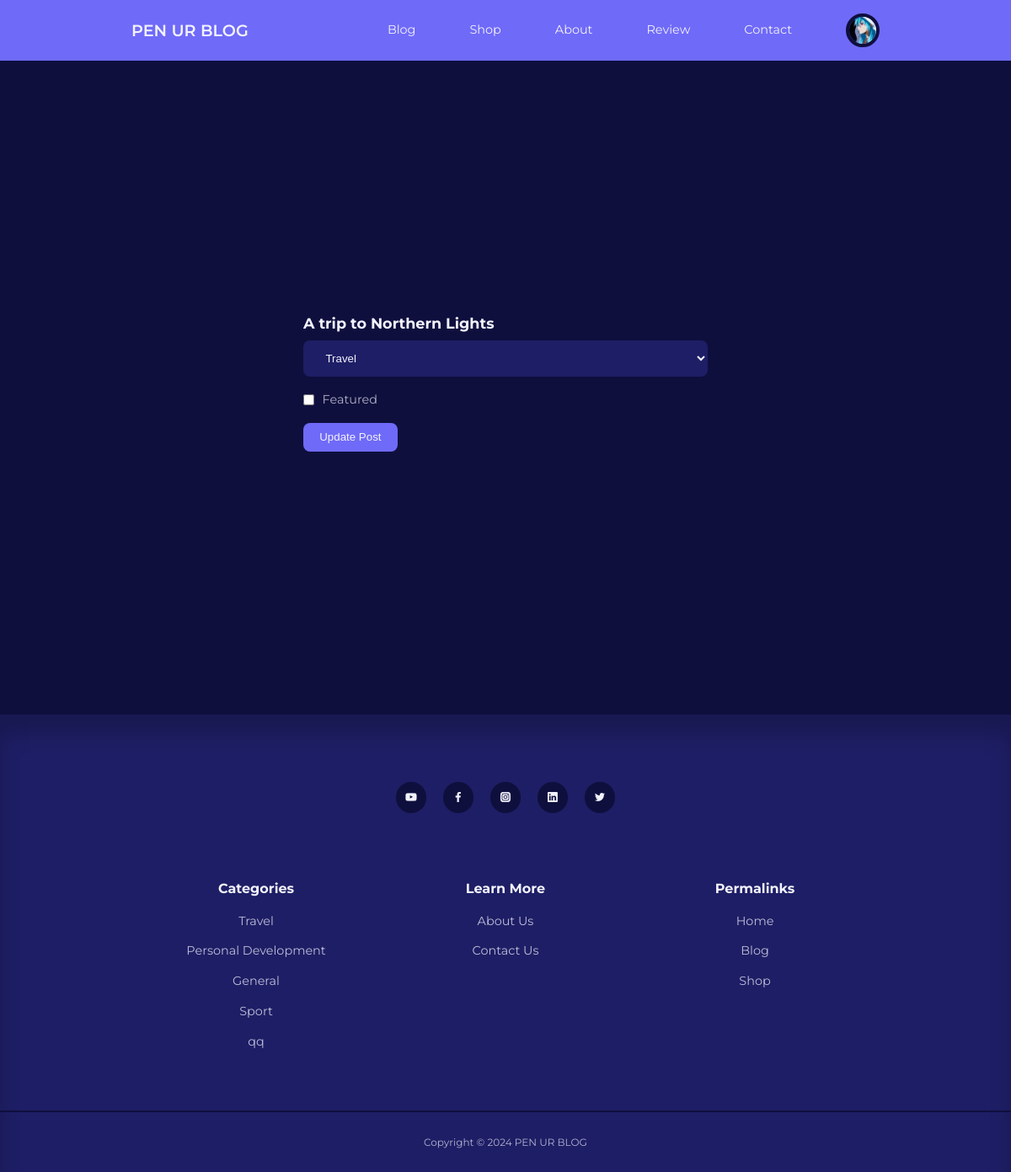
/blog/admin/edit-all-post.php?id=8 (signed in), run on the app's committed database.
### tables this page shows
CREATE TABLE `users` (
  `id` int(11) UNSIGNED NOT NULL,
  `username` varchar(50) NOT NULL,
  `email` varchar(100) NOT NULL,
  `password` varchar(255) NOT NULL,
  `avatar` varchar(255) NOT NULL,
  `is_admin` tinyint(1) NOT NULL,
  `bio` varchar(255) NOT NULL,
  `reset_token_hash` varchar(64) DEFAULT NULL,
  `reset_token_expires_at` datetime DEFAULT NULL
);

CREATE TABLE `posts` (
  `id` int(11) UNSIGNED NOT NULL,
  `title` varchar(255) NOT NULL,
  `body` text NOT NULL,
  `thumbnail` varchar(255) NOT NULL,
  `date_time` timestamp NOT NULL DEFAULT current_timestamp(),
  `category_id` int(11) UNSIGNED DEFAULT NULL,
  `author_id` int(11) UNSIGNED NOT NULL,
  `is_featured` tinyint(1) NOT NULL
);

CREATE TABLE `categories` (
  `id` int(11) UNSIGNED NOT NULL,
  `title` varchar(50) NOT NULL,
  `description` text NOT NULL
);

### blog/admin/partials/header.php (called while the page is built, shortened)
<?php
require '../partials/header.php';

### blog/admin/edit-all-post.php (the view, shortened to what this page needs)
<?php
include 'partials/header.php';
$category_query = "SELECT * FROM categories ORDER BY title";
$categories = mysqli_query($connection, $category_query);
if (isset($_GET['id'])) {
    $id = filter_var($_GET['id'], FILTER_SANITIZE_NUMBER_INT);
    $query = "SELECT * FROM posts WHERE id=$id";
    $result = mysqli_query($connection, $query);
    $post = mysqli_fetch_assoc($result);
} else {
    header('location: ' . ROOT_URL . 'admin/');
    die();
}
?>
<section class="form__section">
    <div class="container form__section-container">
        <h3><?= $post['title'] ?></h3>
        <form action="<?= ROOT_URL ?>admin/edit-all-post-logic.php" enctype="multipart/form-data" method="POST">
            <select name="category">
                <?php while ($category = mysqli_fetch_assoc($categories)) : ?>
                    <option value="<?= $category['id'] ?>" <?php if ($category['id'] == $post['category_id']) echo 'selected'; ?> ><?= $category['title'] ?></option>
                <?php endwhile ?>
            </select>
            <div class="form__control inline">
                <input type="checkbox" name="is_featured" id="is_featured" value="1" <?php if ($post['is_featured'] == 1) echo 'checked'; ?> >
                <label for="is_featured">Featured</label>
            </div>
            <button type="submit" name="submit" class="btn">Update Post</button>
        </form>
    </div>
</section>
<?php
include '../partials/footer.php';
?>

### blog/partials/header.php (shortened to what this page needs)
<?php
require 'config/database.php';
if (isset($_SESSION['user-id'])) {
    $id = filter_var($_SESSION['user-id'], FILTER_SANITIZE_NUMBER_INT);
    $query = "SELECT * FROM users WHERE id=$id";
    $result = mysqli_query($connection, $query);
    $user = mysqli_fetch_assoc($result);
}
?>
<!DOCTYPE html>
<html lang="en">
<head>
    <link rel="stylesheet" href="<?= ROOT_URL ?>css/style.css">
    <link rel="stylesheet" href="https://unicons.iconscout.com/release/v4.0.0/css/line.css">
</head>
<body>
    <nav>
        <div class="container nav__container">
            <a href="<?= ROOT_URL ?>" class="nav__logo">PEN UR BLOG</a>
            <ul class="nav__items">
                <li><a href="<?= ROOT_URL ?>blog.php">Blog</a></li>
                <li><a href="<?= ROOT_URL ?>shop.php">Shop</a></li>
                <li><a href="<?= ROOT_URL ?>about.php">About</a></li>
                <li><a href="<?= ROOT_URL ?>review.php">Review</a></li>
                <li><a href="<?= ROOT_URL ?>contact.php">Contact</a></li>
                <?php if (isset($_SESSION['user-id'])) : ?>
                    <li class="nav__profile">
                        <div class="avatar">
                            <img src="<?= ROOT_URL . 'images/' . $user['avatar'] ?>">
                        </div>
                    </li>
                <?php else : ?>
                    <li><a href="<?= ROOT_URL ?>signin.php">LogIn</a></li>
                <?php endif ?>
            </ul>
        </div>
    </nav>

### blog/partials/footer.php (shortened to what this page needs)
<?php
$category_query = "SELECT * FROM categories ORDER BY RAND() LIMIT 5";
$category_result = mysqli_query($connection, $category_query);
?>
<footer>
        <div class="footer__socials">
            <a href="https://youtube.com/egatortutorials" target="_blank"><i class="uil uil-youtube"></i></a>
            <a href="https://facebook.com" target="_blank"><i class="uil uil-facebook-f"></i></a>
            <a href="https://instagram.com" target="_blank"><i class="uil uil-instagram-alt"></i></a>
            <a href="https://linkedin.com" target="_blank"><i class="uil uil-linkedin"></i></a>
            <a href="https://twitter.com" target="_blank"><i class="uil uil-twitter"></i></a>
        </div>
        <div class="container footer__container">
            <article>
                <h4>Categories</h4>
                <ul>
                    <?php while ($category = mysqli_fetch_assoc($category_result)): ?>
                        <li><a href="<?= ROOT_URL ?>category-posts.php?id=<?= $category['id'] ?>"><?= $category['title']     ?></a></li>
                    <?php endwhile ?>
                </ul>
            </article>
            <article>
                <h4>Learn More</h4>
                <ul>
                    <li><a href="about.php">About Us</a></li>
                    <li><a href="contact.php">Contact Us</a></li>
                </ul>
            </article>
            <article>
                <h4>Permalinks</h4>
                <ul>
                    <li><a href="index.php">Home</a></li>
                    <li><a href="blog.php">Blog</a></li>
                    <li><a href="shop.php">Shop</a></li>
                </ul>
            </article>
        </div>
        <div class="footer__copyright">
            <small>Copyright &copy; 2024 PEN UR BLOG</small>
        </div>
    </footer>
</body>
</html>

### blog/css/style.css (style rules this page uses)
:root { --color-primary: #6f6af8; --color-primary-light: hsl(242, 91%, 69%, 18%); --color-primary-variant: #5854c7; --color-red: #da0f3f; --color-red-light: hsl(346, 87%, 46%, 15%); --color-green: #00c476; --color-green-light: hsl(156, 100%, 38%, 15%); --color-gray-900: #1e1e66; --color-gray-700: #2d2b7c; --color-gray-300: rgba(242, 242, 254, 0.3); --color-gray-200: rgba(242, 242, 254, 0.7); --color-white: #f2f2fe; --color-bg: #0f0f3e; --transition: all 300ms ease; --container-width-lg: 74%; --container-width-md: 88%; --form-width: 40%; --card-border-radius-1: 0.3rem; --card-border-radius-2: 0.5rem; --card-border-radius-3: 0.8rem; --card-border-radius-4: 2rem; --card-border-radius-5: 5rem; }
* { margin: 0; padding: 0; outline: 0; border: 0; appearance: 0; list-style: none; text-decoration: none; box-sizing: border-box; }
body { font-family: 'Montserrat', sans-serif; line-height: 1.6; color: var(--color-gray-200); overflow-x: hidden; background: var(--color-bg); font-size: 0.9em; }
.container { width: var(--container-width-lg); max-width: 1800px; margin-inline: auto; }
section { margin-top: 3rem; width: 100vw; }
h1, h2, h3, h4, h5 { color: var(--color-white); line-height: 1.3; }
h3 { font-size: 1.1rem; margin: 0.8rem 0 0.5rem; }
h4 { font-size: 1rem; }
a { color: var(--color-white); transition: var(--transition); }
img { display: block; width: 100%; object-fit: cover; }
nav { background: var(--color-primary); width: 100vw; height: 4.5rem; position: fixed; top: 0; z-index: 10; box-shadow: 0 1rem 1rem rgba(0, 0, 0, 0, 2); }
.nav__container { height: 100%; display: flex; align-items: center; justify-content: space-between; }
.avatar { width: 2.5rem; height: 2.5rem; border-radius: 50%; overflow: hidden; border: 0.3rem solid var(--color-bg); }
.nav__logo { font-weight: 600; font-size: 1.2rem; }
.nav__items { display: flex; align-items: center; gap: 4rem; }
.nav__profile { position: relative; cursor: pointer; }
footer { background: var(--color-gray-900); padding: 5rem 0 0; box-shadow: inset 0 1.5rem 1.5rem rgba(0, 0, 0, 0.2); }
.footer__socials { margin-inline: auto; width: fit-content; margin-bottom: 5rem; display: flex; justify-content: space-between; align-items: center; gap: 1.2rem; }
.footer__socials a { background: var(--color-bg); border-radius: 50%; width: 2.3rem; height: 2.3rem; display: flex; align-items: center; justify-content: center; }
.footer__container { display: grid; grid-template-columns: repeat(3, 1fr); text-align: center; }
footer h4 { color: var(--color-white); margin-bottom: 0.6rem; }
footer ul li { padding: 0.4rem 0; }
footer ul a { opacity: 0.75; }
.footer__copyright { text-align: center; padding: 1.5rem 0; border-top: 2px solid var(--color-bg); margin-top: 4rem; }
.btn { display: inline-block; width: fit-content; padding: 0.6rem 1.2rem; background-color: var(--color-primary); border-radius: var(--card-border-radius-2); cursor: pointer; transition: var(--transition); color: var(--color-white); }
.form__section { display: grid; place-items: center; height: 100vh; }
.form__section-container { width: var(--form-width); }
form { display: flex; flex-direction: column; gap: 1rem; }
.form__control { display: flex; flex-direction: column; gap: 0.6rem; }
.form__control.inline { flex-direction: row; align-items: center; }
input, textarea, select { padding: 0.8rem 1.4rem; background-color: var(--color-gray-900); border-radius: var(--card-border-radius-2); resize: none; color: var(--color-white); }

### data on the page
users: avatar (picture)
posts: title "A trip to Northern Lights", category "Travel"
categories: title "Travel"
categories: title "Personal Development"
categories: title "General"
categories: title "Sport"
categories: title "qq"
